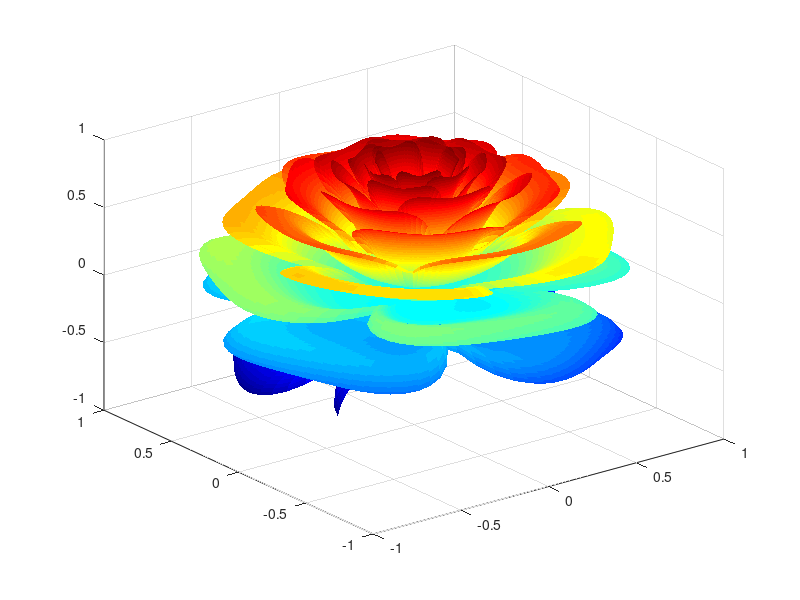

This chart was generated by the following MATLAB code:
clc;
n=1000;
p=pi;
% Create a grid of values for R and T(n*n)
[R,T]=ndgrid(linspace(0,1,n),linspace(-2,20*p,n));
% Define functions to create coordinates
x=1-(.5).*((5/4).*(1-mod(3.6.*T,2.*p)./p).^2-.25).^2;
U=2.*exp(-T./(8.*p));
L=sin(U);
J=cos(U);
y=1.99.*(R.^2).*(1.2*R-1).^2.*L;
K=x.*(R.*L+y.*J);
%Create 3D coordinates
X=K.*sin(T);
Y=K.*cos(T);
Z=x.*(R.*J-y.*L);
%Plot the surface
surf(X,Y,Z,'LineStyle','none');
%grid,axis off;
colormap(jet);